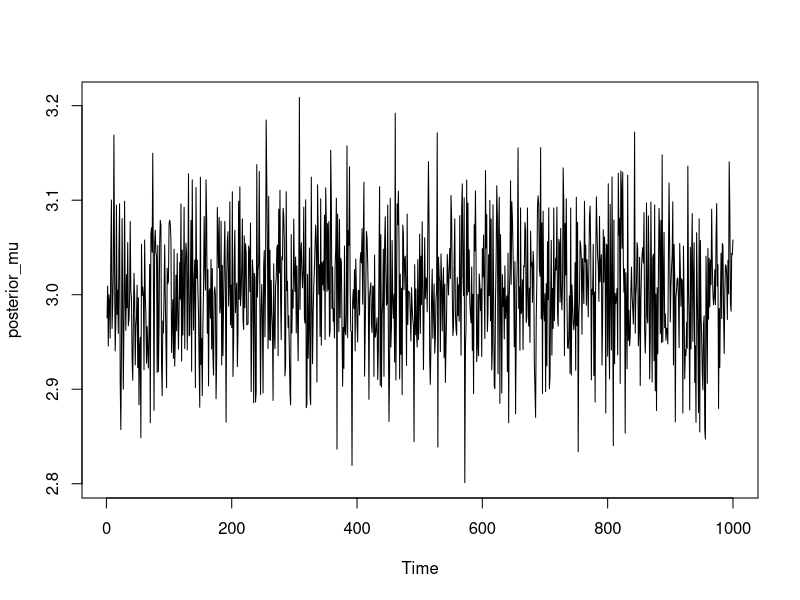
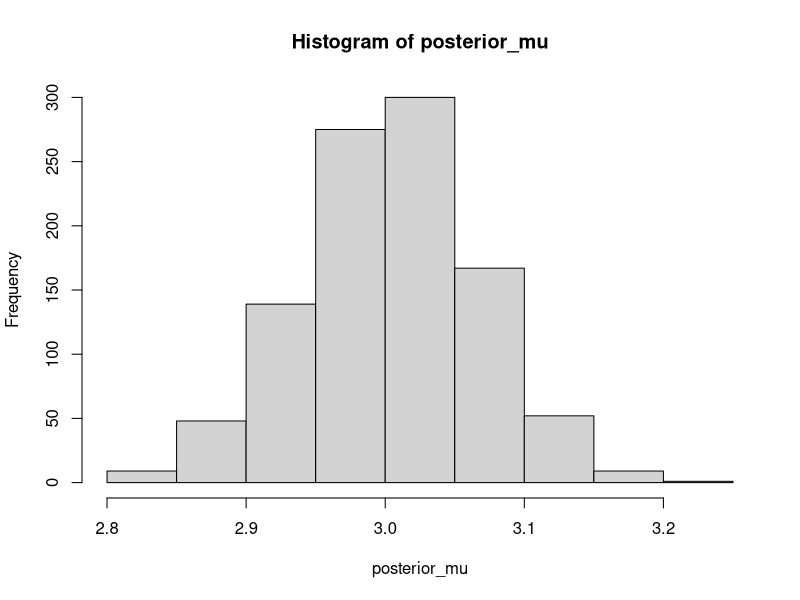

Generate these figures, in order, with R:
# Data Scenario
# y ~ N(mu, sigma^2) and mu ~ N(0,1)
# sigma is fixed 

N <- 1000
mu <- 3; sigma <- 2
y <- rnorm(N, mu, sigma)

U <- function(y, mu, sigma){
  prior_density <- sum(dnorm(mu, mean=0 ,sd=1, log=TRUE))
  likelihood_density <- sum(dnorm(y, mean=mu,sd=sigma,log=TRUE))
  return(-(likelihood_density+prior_density))
}

grad_mu <- function(y, mu, sigma) mu - sum(y-mu)/(sigma^2)


HMC <- function(y, U, grad_mu, epsilon, L, current_q){
  
  # q = mu 
  
  q <- current_q 
  p <- rnorm(length(q), 0, 1) # m is set 1
  current_p <- p 
  
  # Leapfrog method
  for(i in 1:L){
    p <- p - epsilon/2 * grad_mu(y, q, sigma)
    q <- q + epsilon * p 
    p <- p - epsilon/2 * grad_mu(y, q, sigma)
  }
  p <- -p
  
  current_U <- U(y, current_q, sigma)
  current_K <- sum(current_p^2)/2
  
  proposed_U <- U(y, q, sigma)
  proposed_K <- sum(p^2)/2
  
  if (runif(1) < exp(current_U - proposed_U + current_K - proposed_K)){
    return(q)
  }else{
    return(current_q)
  }
}

T <- 1000
posterior_mu <- c()
for(t in 1:T){
  q <- HMC(y, U, grad_mu, epsilon = 0.01, L=50, current_q = quantile(y, 0.5))
  posterior_mu <- append(posterior_mu, q)
}

ts.plot(posterior_mu)
hist(posterior_mu)

# HMC <- function(U, grad_U, epsilon, L, current_q){
#   
#   q <- current_q 
#   p <- rnorm(length(q), 0, 1) # m is set 1
#   current_p <- p 
#   
#   # Leapfrog method
#   for(i in 1:L){
#     p <- p - epsilon/2 * grad_U(q)
#     q <- q + epsilon * p 
#     p <- p - epsilon/2 * grad_U(q)
#   }
#   
#   p <- -p
#   
#   current_U <- U(current_q)
#   current_K <- sum(current_p^2)/2
#   
#   proposed_U <- U(q)
#   proposed_K <- sum(p^2)/2
#   
#   if (runif(1) < exp(current_U - proposed_U + current_K - proposed_K)){
#     return(q)
#   }else{
#     return(current_q)
#   }
# }
